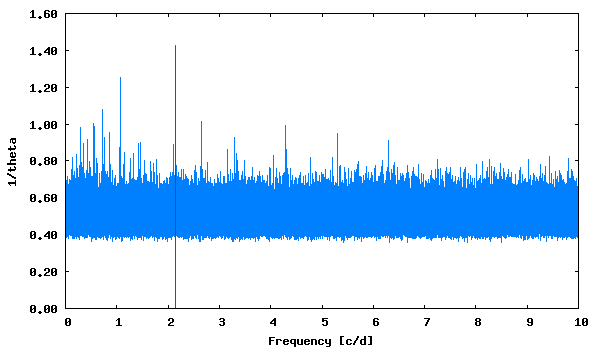

This chart was generated by the following gnuplot code:
set term png size 600,350 medium
set colors classic
set output "phase_lc_1.lk.png"
set xlabel "Frequency [c/d]"
set ylabel "1/theta"
set format y "%5.2f"
plot [] "lk.periodogram" using 1:2 with lines linecolor 3 title "", "<echo '2.148841  1.42'" with impulses linecolor 1 title ""
 
